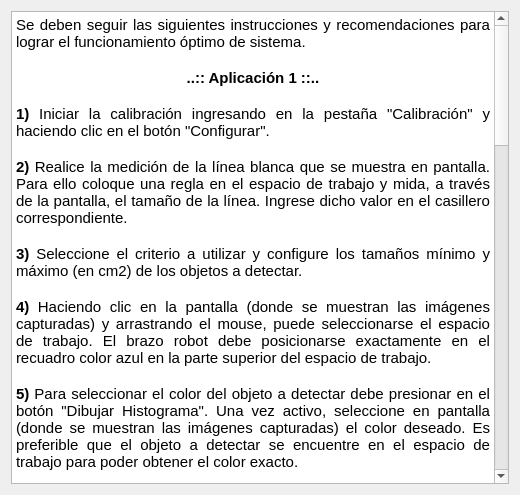
<?xml version="1.0" encoding="UTF-8"?>
<ui version="4.0">
 <class>instrucciones</class>
 <widget class="QWidget" name="instrucciones">
  <property name="geometry">
   <rect>
    <x>0</x>
    <y>0</y>
    <width>520</width>
    <height>495</height>
   </rect>
  </property>
  <property name="sizePolicy">
   <sizepolicy hsizetype="Fixed" vsizetype="Fixed">
    <horstretch>0</horstretch>
    <verstretch>0</verstretch>
   </sizepolicy>
  </property>
  <property name="minimumSize">
   <size>
    <width>520</width>
    <height>495</height>
   </size>
  </property>
  <property name="maximumSize">
   <size>
    <width>522</width>
    <height>496</height>
   </size>
  </property>
  <property name="windowTitle">
   <string>instrucciones</string>
  </property>
  <layout class="QHBoxLayout" name="horizontalLayout">
   <item>
    <widget class="QTextBrowser" name="textBrowser">
     <property name="html">
      <string>&lt;!DOCTYPE HTML PUBLIC &quot;-//W3C//DTD HTML 4.0//EN&quot; &quot;http://www.w3.org/TR/REC-html40/strict.dtd&quot;&gt;
&lt;html&gt;&lt;head&gt;&lt;meta name=&quot;qrichtext&quot; content=&quot;1&quot; /&gt;&lt;style type=&quot;text/css&quot;&gt;
p, li { white-space: pre-wrap; }
&lt;/style&gt;&lt;/head&gt;&lt;body style=&quot; font-family:'MS Shell Dlg 2'; font-size:8.15094pt; font-weight:400; font-style:normal;&quot;&gt;
&lt;p align=&quot;justify&quot; style=&quot; margin-top:0px; margin-bottom:0px; margin-left:0px; margin-right:0px; -qt-block-indent:0; text-indent:0px;&quot;&gt;&lt;span style=&quot; font-size:11pt;&quot;&gt;Se deben seguir las siguientes instrucciones y recomendaciones para lograr el funcionamiento óptimo de sistema.&lt;/span&gt;&lt;/p&gt;
&lt;p align=&quot;justify&quot; style=&quot;-qt-paragraph-type:empty; margin-top:0px; margin-bottom:0px; margin-left:0px; margin-right:0px; -qt-block-indent:0; text-indent:0px; font-size:11pt;&quot;&gt;&lt;br /&gt;&lt;/p&gt;
&lt;p align=&quot;center&quot; style=&quot; margin-top:0px; margin-bottom:0px; margin-left:0px; margin-right:0px; -qt-block-indent:0; text-indent:0px;&quot;&gt;&lt;span style=&quot; font-size:11pt; font-weight:600;&quot;&gt;..:: Aplicación 1 ::..&lt;/span&gt;&lt;/p&gt;
&lt;p align=&quot;justify&quot; style=&quot;-qt-paragraph-type:empty; margin-top:0px; margin-bottom:0px; margin-left:0px; margin-right:0px; -qt-block-indent:0; text-indent:0px; font-size:11pt;&quot;&gt;&lt;br /&gt;&lt;/p&gt;
&lt;p align=&quot;justify&quot; style=&quot; margin-top:0px; margin-bottom:0px; margin-left:0px; margin-right:0px; -qt-block-indent:0; text-indent:0px;&quot;&gt;&lt;span style=&quot; font-size:11pt; font-weight:600;&quot;&gt;1)&lt;/span&gt;&lt;span style=&quot; font-size:11pt;&quot;&gt; Iniciar la calibración ingresando en la pestaña &amp;quot;Calibración&amp;quot; y haciendo clic en el botón &amp;quot;Configurar&amp;quot;.&lt;/span&gt;&lt;/p&gt;
&lt;p align=&quot;justify&quot; style=&quot;-qt-paragraph-type:empty; margin-top:0px; margin-bottom:0px; margin-left:0px; margin-right:0px; -qt-block-indent:0; text-indent:0px; font-size:11pt;&quot;&gt;&lt;br /&gt;&lt;/p&gt;
&lt;p align=&quot;justify&quot; style=&quot; margin-top:0px; margin-bottom:0px; margin-left:0px; margin-right:0px; -qt-block-indent:0; text-indent:0px;&quot;&gt;&lt;span style=&quot; font-size:11pt; font-weight:600;&quot;&gt;2)&lt;/span&gt;&lt;span style=&quot; font-size:11pt;&quot;&gt; Realice la medición de la línea blanca que se muestra en pantalla. Para ello coloque una regla en el espacio de trabajo y mida, a través de la pantalla, el tamaño de la línea. Ingrese dicho valor en el casillero correspondiente.&lt;/span&gt;&lt;/p&gt;
&lt;p align=&quot;justify&quot; style=&quot;-qt-paragraph-type:empty; margin-top:0px; margin-bottom:0px; margin-left:0px; margin-right:0px; -qt-block-indent:0; text-indent:0px; font-size:11pt;&quot;&gt;&lt;br /&gt;&lt;/p&gt;
&lt;p align=&quot;justify&quot; style=&quot; margin-top:0px; margin-bottom:0px; margin-left:0px; margin-right:0px; -qt-block-indent:0; text-indent:0px;&quot;&gt;&lt;span style=&quot; font-size:11pt; font-weight:600;&quot;&gt;3)&lt;/span&gt;&lt;span style=&quot; font-size:11pt;&quot;&gt; Seleccione el criterio a utilizar y configure los tamaños mínimo y máximo (en cm2) de los objetos a detectar.&lt;/span&gt;&lt;/p&gt;
&lt;p align=&quot;justify&quot; style=&quot;-qt-paragraph-type:empty; margin-top:0px; margin-bottom:0px; margin-left:0px; margin-right:0px; -qt-block-indent:0; text-indent:0px; font-size:11pt;&quot;&gt;&lt;br /&gt;&lt;/p&gt;
&lt;p align=&quot;justify&quot; style=&quot; margin-top:0px; margin-bottom:0px; margin-left:0px; margin-right:0px; -qt-block-indent:0; text-indent:0px;&quot;&gt;&lt;span style=&quot; font-size:11pt; font-weight:600;&quot;&gt;4)&lt;/span&gt;&lt;span style=&quot; font-size:11pt;&quot;&gt; Haciendo clic en la pantalla (donde se muestran las imágenes capturadas) y arrastrando el mouse, puede seleccionarse el espacio de trabajo. El brazo robot debe posicionarse exactamente en el recuadro color azul en la parte superior del espacio de trabajo.&lt;/span&gt;&lt;/p&gt;
&lt;p align=&quot;justify&quot; style=&quot;-qt-paragraph-type:empty; margin-top:0px; margin-bottom:0px; margin-left:0px; margin-right:0px; -qt-block-indent:0; text-indent:0px; font-size:11pt;&quot;&gt;&lt;br /&gt;&lt;/p&gt;
&lt;p align=&quot;justify&quot; style=&quot; margin-top:0px; margin-bottom:0px; margin-left:0px; margin-right:0px; -qt-block-indent:0; text-indent:0px;&quot;&gt;&lt;span style=&quot; font-size:11pt; font-weight:600;&quot;&gt;5) &lt;/span&gt;&lt;span style=&quot; font-size:11pt;&quot;&gt;Para seleccionar el color del objeto a detectar debe presionar en el botón &amp;quot;Dibujar Histograma&amp;quot;. Una vez activo, seleccione en pantalla (donde se muestran las imágenes capturadas) el color deseado. Es preferible que el objeto a detectar se encuentre en el espacio de trabajo para poder obtener el color exacto.&lt;/span&gt;&lt;/p&gt;
&lt;p align=&quot;justify&quot; style=&quot;-qt-paragraph-type:empty; margin-top:0px; margin-bottom:0px; margin-left:0px; margin-right:0px; -qt-block-indent:0; text-indent:0px; font-size:11pt;&quot;&gt;&lt;br /&gt;&lt;/p&gt;
&lt;p align=&quot;justify&quot; style=&quot; margin-top:0px; margin-bottom:0px; margin-left:0px; margin-right:0px; -qt-block-indent:0; text-indent:0px;&quot;&gt;&lt;span style=&quot; font-size:11pt; font-weight:600;&quot;&gt;6)&lt;/span&gt;&lt;span style=&quot; font-size:11pt;&quot;&gt; Una vez configurado el sistema, debe hacer clic en el botón &amp;quot;Aceptar&amp;quot; para aplicar los cambios.&lt;/span&gt;&lt;/p&gt;
&lt;p align=&quot;justify&quot; style=&quot;-qt-paragraph-type:empty; margin-top:0px; margin-bottom:0px; margin-left:0px; margin-right:0px; -qt-block-indent:0; text-indent:0px; font-size:11pt;&quot;&gt;&lt;br /&gt;&lt;/p&gt;
&lt;p align=&quot;justify&quot; style=&quot; margin-top:0px; margin-bottom:0px; margin-left:0px; margin-right:0px; -qt-block-indent:0; text-indent:0px;&quot;&gt;&lt;span style=&quot; font-size:11pt; font-weight:600;&quot;&gt;7)&lt;/span&gt;&lt;span style=&quot; font-size:11pt;&quot;&gt; Para asegurarse el buen funcionamiento de la aplicación utilizando la configuración antes realizada, debe presionar en el botón &amp;quot;Probar&amp;quot;.&lt;/span&gt;&lt;/p&gt;
&lt;p align=&quot;justify&quot; style=&quot;-qt-paragraph-type:empty; margin-top:0px; margin-bottom:0px; margin-left:0px; margin-right:0px; -qt-block-indent:0; text-indent:0px; font-size:11pt;&quot;&gt;&lt;br /&gt;&lt;/p&gt;
&lt;p align=&quot;justify&quot; style=&quot; margin-top:0px; margin-bottom:0px; margin-left:0px; margin-right:0px; -qt-block-indent:0; text-indent:0px;&quot;&gt;&lt;span style=&quot; font-size:11pt; font-weight:600;&quot;&gt;8)&lt;/span&gt;&lt;span style=&quot; font-size:11pt;&quot;&gt; Para realizar el ajuste fino de la calibración, se recomienda poner a 0 el valor de &amp;quot;Dilate&amp;quot; e ir aumentando &amp;quot;Erode&amp;quot; hasta lograr que se detecte correctamente el objeto de interés (se dibujan puntos de color rojo por cada detección realizada). Una vez hecho esto, aumentar el &amp;quot;Dilate&amp;quot; hasta que se dibuje correctamente un circulo rojo alrededor del objeto.&lt;/span&gt;&lt;/p&gt;
&lt;p align=&quot;justify&quot; style=&quot;-qt-paragraph-type:empty; margin-top:0px; margin-bottom:0px; margin-left:0px; margin-right:0px; -qt-block-indent:0; text-indent:0px; font-size:11pt;&quot;&gt;&lt;br /&gt;&lt;/p&gt;
&lt;p align=&quot;justify&quot; style=&quot; margin-top:0px; margin-bottom:0px; margin-left:0px; margin-right:0px; -qt-block-indent:0; text-indent:0px;&quot;&gt;&lt;span style=&quot; font-size:11pt; font-weight:600;&quot;&gt;9) &lt;/span&gt;&lt;span style=&quot; font-size:11pt;&quot;&gt;Se debe configurar también la cantidad de posiciones que deberá obtener el sistema hasta realizar la interpolación (cálculo de posición futura). Un valor elevado generará un mayor retardo pero logrando mayor presición en la interpolación. Un valor bajo premitirá que la detección se realice mas rápidamente pero a costa de una mala presición.&lt;/span&gt;&lt;/p&gt;
&lt;p align=&quot;justify&quot; style=&quot;-qt-paragraph-type:empty; margin-top:0px; margin-bottom:0px; margin-left:0px; margin-right:0px; -qt-block-indent:0; text-indent:0px; font-size:11pt;&quot;&gt;&lt;br /&gt;&lt;/p&gt;
&lt;p align=&quot;justify&quot; style=&quot; margin-top:0px; margin-bottom:0px; margin-left:0px; margin-right:0px; -qt-block-indent:0; text-indent:0px;&quot;&gt;&lt;span style=&quot; font-size:11pt; font-weight:600;&quot;&gt;10)&lt;/span&gt;&lt;span style=&quot; font-size:11pt;&quot;&gt; Si se logra una correcta detección, haga clic en el boton &amp;quot;Aceptar&amp;quot; y pase a la pestaña &amp;quot;Iniciar&amp;quot; para poder dar inicio a la aplicación. En caso contrario, se recomienda realizar la calibración de nuevo, en especial, el paso 5.&lt;/span&gt;&lt;/p&gt;
&lt;p align=&quot;justify&quot; style=&quot;-qt-paragraph-type:empty; margin-top:0px; margin-bottom:0px; margin-left:0px; margin-right:0px; -qt-block-indent:0; text-indent:0px; font-size:11pt;&quot;&gt;&lt;br /&gt;&lt;/p&gt;
&lt;p align=&quot;justify&quot; style=&quot; margin-top:0px; margin-bottom:0px; margin-left:0px; margin-right:0px; -qt-block-indent:0; text-indent:0px;&quot;&gt;&lt;span style=&quot; font-size:11pt; font-weight:600;&quot;&gt;11)&lt;/span&gt;&lt;span style=&quot; font-size:11pt;&quot;&gt; Es recomendable que se guarde el archivo de configuración ingresando a &amp;quot;Opciones&amp;quot;--&amp;gt;&amp;quot;Guardar Configuración&amp;quot;. Si se desea abrir un archivo de configuración guardado previamente, ingrese a &amp;quot;Opciones&amp;quot;--&amp;gt;&amp;quot;Cargar Configuración&amp;quot; e inmediatamente se aplicará al sistema.&lt;/span&gt;&lt;/p&gt;
&lt;p align=&quot;justify&quot; style=&quot;-qt-paragraph-type:empty; margin-top:0px; margin-bottom:0px; margin-left:0px; margin-right:0px; -qt-block-indent:0; text-indent:0px; font-size:11pt;&quot;&gt;&lt;br /&gt;&lt;/p&gt;
&lt;p align=&quot;justify&quot; style=&quot;-qt-paragraph-type:empty; margin-top:0px; margin-bottom:0px; margin-left:0px; margin-right:0px; -qt-block-indent:0; text-indent:0px; font-size:11pt;&quot;&gt;&lt;br /&gt;&lt;/p&gt;
&lt;p align=&quot;center&quot; style=&quot; margin-top:0px; margin-bottom:0px; margin-left:0px; margin-right:0px; -qt-block-indent:0; text-indent:0px;&quot;&gt;&lt;span style=&quot; font-size:11pt; font-weight:600;&quot;&gt;..:: Aplicación 2 ::..&lt;/span&gt;&lt;/p&gt;
&lt;p align=&quot;center&quot; style=&quot;-qt-paragraph-type:empty; margin-top:0px; margin-bottom:0px; margin-left:0px; margin-right:0px; -qt-block-indent:0; text-indent:0px; font-size:11pt; font-weight:600;&quot;&gt;&lt;br /&gt;&lt;/p&gt;
&lt;p align=&quot;justify&quot; style=&quot; margin-top:0px; margin-bottom:0px; margin-left:0px; margin-right:0px; -qt-block-indent:0; text-indent:0px;&quot;&gt;&lt;span style=&quot; font-size:10pt; font-weight:600;&quot;&gt;Debe tener en cuenta que esta aplicación requiere de un fondo uniforme del espacio de trabajo y una iluminación omnidireccional y difusa para que funcione correctamente.&lt;/span&gt;&lt;/p&gt;
&lt;p align=&quot;justify&quot; style=&quot;-qt-paragraph-type:empty; margin-top:0px; margin-bottom:0px; margin-left:0px; margin-right:0px; -qt-block-indent:0; text-indent:0px; font-size:11pt;&quot;&gt;&lt;br /&gt;&lt;/p&gt;
&lt;p align=&quot;justify&quot; style=&quot; margin-top:0px; margin-bottom:0px; margin-left:0px; margin-right:0px; -qt-block-indent:0; text-indent:0px;&quot;&gt;&lt;span style=&quot; font-size:11pt; font-weight:600;&quot;&gt;1)&lt;/span&gt;&lt;span style=&quot; font-size:11pt;&quot;&gt; Iniciar la calibración ingresando en la pestaña &amp;quot;Calibración&amp;quot;. Asegurese que su mano no aparezca en pantalla y que solo se esté capturando el fondo del espacio de trabajo. Haga clic en el botón &amp;quot;Calibrar&amp;quot;.&lt;/span&gt;&lt;/p&gt;
&lt;p align=&quot;justify&quot; style=&quot;-qt-paragraph-type:empty; margin-top:0px; margin-bottom:0px; margin-left:0px; margin-right:0px; -qt-block-indent:0; text-indent:0px; font-size:11pt;&quot;&gt;&lt;br /&gt;&lt;/p&gt;
&lt;p align=&quot;justify&quot; style=&quot; margin-top:0px; margin-bottom:0px; margin-left:0px; margin-right:0px; -qt-block-indent:0; text-indent:0px;&quot;&gt;&lt;span style=&quot; font-size:11pt; font-weight:600;&quot;&gt;2) &lt;/span&gt;&lt;span style=&quot; font-size:11pt;&quot;&gt;Coloque los valores de &amp;quot;Erode&amp;quot; y &amp;quot;Dilate&amp;quot; en 0. A continuación coloque su mano en el espacio de trabajo y modifique el valor de &amp;quot;Threshold min&amp;quot; hasta que su mano se muestre en color blanco. &lt;/span&gt;&lt;/p&gt;
&lt;p align=&quot;justify&quot; style=&quot;-qt-paragraph-type:empty; margin-top:0px; margin-bottom:0px; margin-left:0px; margin-right:0px; -qt-block-indent:0; text-indent:0px; font-size:11pt;&quot;&gt;&lt;br /&gt;&lt;/p&gt;
&lt;p align=&quot;justify&quot; style=&quot; margin-top:0px; margin-bottom:0px; margin-left:0px; margin-right:0px; -qt-block-indent:0; text-indent:0px;&quot;&gt;&lt;span style=&quot; font-size:11pt; font-weight:600;&quot;&gt;3)&lt;/span&gt;&lt;span style=&quot; font-size:11pt;&quot;&gt; Modifique &amp;quot;Erode&amp;quot; para quitar el ruido de la pantalla y evitar que se detecten pixeles erroneos.&lt;/span&gt;&lt;/p&gt;
&lt;p align=&quot;justify&quot; style=&quot;-qt-paragraph-type:empty; margin-top:0px; margin-bottom:0px; margin-left:0px; margin-right:0px; -qt-block-indent:0; text-indent:0px; font-size:11pt;&quot;&gt;&lt;br /&gt;&lt;/p&gt;
&lt;p align=&quot;justify&quot; style=&quot; margin-top:0px; margin-bottom:0px; margin-left:0px; margin-right:0px; -qt-block-indent:0; text-indent:0px;&quot;&gt;&lt;span style=&quot; font-size:11pt; font-weight:600;&quot;&gt;4)&lt;/span&gt;&lt;span style=&quot; font-size:11pt;&quot;&gt; Modifique &amp;quot;Dilate&amp;quot; para lograr que su mano se muestre dibujada perfectamente en color blanco y sin cortes.&lt;/span&gt;&lt;/p&gt;
&lt;p align=&quot;justify&quot; style=&quot;-qt-paragraph-type:empty; margin-top:0px; margin-bottom:0px; margin-left:0px; margin-right:0px; -qt-block-indent:0; text-indent:0px; font-size:11pt;&quot;&gt;&lt;br /&gt;&lt;/p&gt;
&lt;p align=&quot;justify&quot; style=&quot; margin-top:0px; margin-bottom:0px; margin-left:0px; margin-right:0px; -qt-block-indent:0; text-indent:0px;&quot;&gt;&lt;span style=&quot; font-size:11pt; font-weight:600;&quot;&gt;5) &lt;/span&gt;&lt;span style=&quot; font-size:11pt;&quot;&gt;Presione en el botón &amp;quot;Ver detección&amp;quot; para asegurarse que la detección de su mano se realice correctamente. Se debe dibujar un contorno color verde alrededor de la misma.&lt;/span&gt;&lt;/p&gt;
&lt;p align=&quot;justify&quot; style=&quot;-qt-paragraph-type:empty; margin-top:0px; margin-bottom:0px; margin-left:0px; margin-right:0px; -qt-block-indent:0; text-indent:0px; font-size:11pt;&quot;&gt;&lt;br /&gt;&lt;/p&gt;
&lt;p align=&quot;justify&quot; style=&quot; margin-top:0px; margin-bottom:0px; margin-left:0px; margin-right:0px; -qt-block-indent:0; text-indent:0px;&quot;&gt;&lt;span style=&quot; font-size:11pt; font-weight:600;&quot;&gt;6)&lt;/span&gt;&lt;span style=&quot; font-size:11pt;&quot;&gt; Realice la medición de la línea que se muestra en pantalla. Para ello coloque una regla en el espacio de trabajo y mida, a través de la pantalla, el tamaño de la línea. Ingrese dicho valor en el casillero correspondiente.&lt;/span&gt;&lt;/p&gt;
&lt;p align=&quot;justify&quot; style=&quot;-qt-paragraph-type:empty; margin-top:0px; margin-bottom:0px; margin-left:0px; margin-right:0px; -qt-block-indent:0; text-indent:0px; font-size:11pt;&quot;&gt;&lt;br /&gt;&lt;/p&gt;
&lt;p align=&quot;justify&quot; style=&quot; margin-top:0px; margin-bottom:0px; margin-left:0px; margin-right:0px; -qt-block-indent:0; text-indent:0px;&quot;&gt;&lt;span style=&quot; font-size:11pt; font-weight:600;&quot;&gt;7)&lt;/span&gt;&lt;span style=&quot; font-size:11pt;&quot;&gt; Si se logra una correcta detección, haga clic en el boton &amp;quot;Aceptar&amp;quot; (manteniedo la mano en el espacio de trabajo) y pase a la pestaña &amp;quot;Iniciar&amp;quot; para poder dar inicio a la aplicación. En caso contrario, se recomienda realizar la calibración de nuevo, en especial, el paso 5.&lt;/span&gt;&lt;/p&gt;
&lt;p align=&quot;justify&quot; style=&quot;-qt-paragraph-type:empty; margin-top:0px; margin-bottom:0px; margin-left:0px; margin-right:0px; -qt-block-indent:0; text-indent:0px; font-size:11pt;&quot;&gt;&lt;br /&gt;&lt;/p&gt;
&lt;p align=&quot;justify&quot; style=&quot; margin-top:0px; margin-bottom:0px; margin-left:0px; margin-right:0px; -qt-block-indent:0; text-indent:0px;&quot;&gt;&lt;span style=&quot; font-size:11pt; font-weight:600;&quot;&gt;8)&lt;/span&gt;&lt;span style=&quot; font-size:11pt;&quot;&gt; Es recomendable que se guarde el archivo de configuración ingresando a &amp;quot;Opciones&amp;quot;--&amp;gt;&amp;quot;Guardar Configuración&amp;quot;. Si se desea abrir un archivo de configuración guardado previamente, ingrese a &amp;quot;Opciones&amp;quot;--&amp;gt;&amp;quot;Cargar Configuración&amp;quot; e inmediatamente se aplicará al sistema.&lt;/span&gt;&lt;/p&gt;
&lt;p align=&quot;justify&quot; style=&quot;-qt-paragraph-type:empty; margin-top:0px; margin-bottom:0px; margin-left:0px; margin-right:0px; -qt-block-indent:0; text-indent:0px; font-size:11pt;&quot;&gt;&lt;br /&gt;&lt;/p&gt;&lt;/body&gt;&lt;/html&gt;</string>
     </property>
    </widget>
   </item>
  </layout>
 </widget>
 <resources/>
 <connections/>
</ui>
